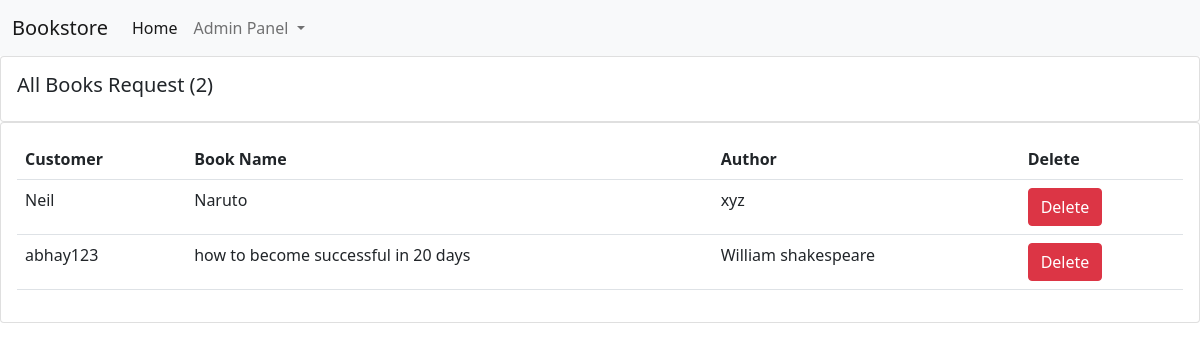
Screenshot of /see_requested_books/ with the database file from the repository.
### books/models.py (models this page shows, shortened)
class Request_Book(models.Model):
    book_name = models.CharField(max_length=100)
    author = models.CharField(max_length=100)
    user = models.ForeignKey(User, on_delete=models.CASCADE, default=1)

### books/views.py (the view)
# urls.py: path("see_requested_books/", views.see_requested_books, name="see_requested_books"),
def see_requested_books(request):
    requested_book = Request_Book.objects.all()
    requested_books_count = requested_book.count()
    return render(request, "see_requested_books.html", {'requested_book':requested_book, 'requested_books_count':requested_books_count})

### books/templates/see_requested_books.html (shortened to what this page needs)
{% extends 'admin_navbar.html' %}
{% block body %}
{% load static %}
<div class="row">
    <div class="col-md">
      <div class="card card-body">
        <h5>All Books Request ({{requested_books_count}})</h5>
      </div>
      <div class="card card-body">
        <table class="table">
          <tr>
            <th>Customer</th>
            <th>Book Name</th>
            <th>Author</th>
            <th>Delete</th>
          </tr>
          {% for i in requested_book %}
            <tr>
              <td>{{i.user}}</td>
              <td>{{i.book_name}}</td>
              <td>{{i.author}}</td>
              <td><a href="/delete_requested_books/delete_{{i.id}}/" class="btn btn-danger">Delete</a></td>
            </tr>
          {% endfor %}
        </table>
      </div>
    </div>
  </div>
  {% endblock %}

### rows the page displays
Request_Book: user "Neil", book_name "Naruto", author "xyz"
Request_Book: user "abhay123", book_name "how to become successful in 20 days", author "William shakespeare"

### other values shown
{{ requested_books_count }} "2"
